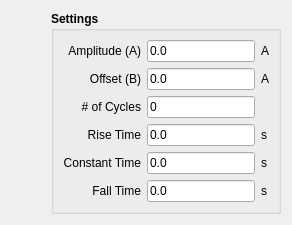
            <widget class="QWidget" name="tab_trapezoidal">
             <attribute name="title">
              <string>Trapezoidal</string>
             </attribute>
             <layout class="QGridLayout" name="gridLayout_20">
              <item row="0" column="1">
               <widget class="QGroupBox" name="groupBox_22">
                <property name="font">
                 <font>
                  <weight>75</weight>
                  <bold>true</bold>
                 </font>
                </property>
                <property name="title">
                 <string>Settings</string>
                </property>
                <layout class="QGridLayout" name="gridLayout_19">
                 <item row="0" column="0" colspan="2">
                  <widget class="QLabel" name="label_98">
                   <property name="font">
                    <font>
                     <weight>50</weight>
                     <bold>false</bold>
                    </font>
                   </property>
                   <property name="text">
                    <string>Amplitude (A)</string>
                   </property>
                   <property name="alignment">
                    <set>Qt::AlignRight|Qt::AlignTrailing|Qt::AlignVCenter</set>
                   </property>
                  </widget>
                 </item>
                 <item row="0" column="2">
                  <widget class="QLineEdit" name="le_trapezoidal_amplitude">
                   <property name="minimumSize">
                    <size>
                     <width>60</width>
                     <height>0</height>
                    </size>
                   </property>
                   <property name="font">
                    <font>
                     <weight>50</weight>
                     <bold>false</bold>
                    </font>
                   </property>
                   <property name="text">
                    <string>0.0</string>
                   </property>
                  </widget>
                 </item>
                 <item row="1" column="3">
                  <widget class="QLabel" name="label_130">
                   <property name="font">
                    <font>
                     <weight>50</weight>
                     <bold>false</bold>
                    </font>
                   </property>
                   <property name="text">
                    <string>A</string>
                   </property>
                  </widget>
                 </item>
                 <item row="1" column="2">
                  <widget class="QLineEdit" name="le_trapezoidal_offset">
                   <property name="minimumSize">
                    <size>
                     <width>60</width>
                     <height>0</height>
                    </size>
                   </property>
                   <property name="font">
                    <font>
                     <weight>50</weight>
                     <bold>false</bold>
                    </font>
                   </property>
                   <property name="text">
                    <string>0.0</string>
                   </property>
                  </widget>
                 </item>
                 <item row="0" column="3">
                  <widget class="QLabel" name="label_102">
                   <property name="font">
                    <font>
                     <weight>50</weight>
                     <bold>false</bold>
                    </font>
                   </property>
                   <property name="text">
                    <string>A</string>
                   </property>
                  </widget>
                 </item>
                 <item row="1" column="0" colspan="2">
                  <widget class="QLabel" name="label_129">
                   <property name="font">
                    <font>
                     <weight>50</weight>
                     <bold>false</bold>
                    </font>
                   </property>
                   <property name="text">
                    <string>Offset (B)</string>
                   </property>
                   <property name="alignment">
                    <set>Qt::AlignRight|Qt::AlignTrailing|Qt::AlignVCenter</set>
                   </property>
                  </widget>
                 </item>
                 <item row="2" column="2">
                  <widget class="QLineEdit" name="le_trapezoidal_ncycles">
                   <property name="minimumSize">
                    <size>
                     <width>60</width>
                     <height>0</height>
                    </size>
                   </property>
                   <property name="font">
                    <font>
                     <weight>50</weight>
                     <bold>false</bold>
                    </font>
                   </property>
                   <property name="text">
                    <string>0</string>
                   </property>
                  </widget>
                 </item>
                 <item row="2" column="0" colspan="2">
                  <widget class="QLabel" name="label_162">
                   <property name="font">
                    <font>
                     <weight>50</weight>
                     <bold>false</bold>
                    </font>
                   </property>
                   <property name="text">
                    <string># of Cycles</string>
                   </property>
                   <property name="alignment">
                    <set>Qt::AlignRight|Qt::AlignTrailing|Qt::AlignVCenter</set>
                   </property>
                  </widget>
                 </item>
                 <item row="3" column="2">
                  <widget class="QLineEdit" name="le_trapezoidal_aux_param_0">
                   <property name="minimumSize">
                    <size>
                     <width>60</width>
                     <height>0</height>
                    </size>
                   </property>
                   <property name="font">
                    <font>
                     <weight>50</weight>
                     <bold>false</bold>
                    </font>
                   </property>
                   <property name="text">
                    <string>0.0</string>
                   </property>
                  </widget>
                 </item>
                 <item row="3" column="0" colspan="2">
                  <widget class="QLabel" name="label_99">
                   <property name="font">
                    <font>
                     <weight>50</weight>
                     <bold>false</bold>
                    </font>
                   </property>
                   <property name="text">
                    <string>Rise Time</string>
                   </property>
                   <property name="alignment">
                    <set>Qt::AlignRight|Qt::AlignTrailing|Qt::AlignVCenter</set>
                   </property>
                  </widget>
                 </item>
                 <item row="2" column="3">
                  <widget class="QLabel" name="label_165">
                   <property name="font">
                    <font>
                     <weight>50</weight>
                     <bold>false</bold>
                    </font>
                   </property>
                   <property name="text">
                    <string/>
                   </property>
                  </widget>
                 </item>
                 <item row="3" column="3">
                  <widget class="QLabel" name="label_166">
                   <property name="font">
                    <font>
                     <weight>50</weight>
                     <bold>false</bold>
                    </font>
                   </property>
                   <property name="text">
                    <string>s</string>
                   </property>
                  </widget>
                 </item>
                 <item row="4" column="3">
                  <widget class="QLabel" name="label_168">
                   <property name="font">
                    <font>
                     <weight>50</weight>
                     <bold>false</bold>
                    </font>
                   </property>
                   <property name="text">
                    <string>s</string>
                   </property>
                  </widget>
                 </item>
                 <item row="5" column="2">
                  <widget class="QLineEdit" name="le_trapezoidal_aux_param_2">
                   <property name="minimumSize">
                    <size>
                     <width>60</width>
                     <height>0</height>
                    </size>
                   </property>
                   <property name="font">
                    <font>
                     <weight>50</weight>
                     <bold>false</bold>
                    </font>
                   </property>
                   <property name="text">
                    <string>0.0</string>
                   </property>
                  </widget>
                 </item>
                 <item row="4" column="2">
                  <widget class="QLineEdit" name="le_trapezoidal_aux_param_1">
                   <property name="minimumSize">
                    <size>
                     <width>60</width>
                     <height>0</height>
                    </size>
                   </property>
                   <property name="font">
                    <font>
                     <weight>50</weight>
                     <bold>false</bold>
                    </font>
                   </property>
                   <property name="text">
                    <string>0.0</string>
                   </property>
                  </widget>
                 </item>
                 <item row="5" column="3">
                  <widget class="QLabel" name="label_169">
                   <property name="font">
                    <font>
                     <weight>50</weight>
                     <bold>false</bold>
                    </font>
                   </property>
                   <property name="text">
                    <string>s</string>
                   </property>
                  </widget>
                 </item>
                 <item row="4" column="0" colspan="2">
                  <widget class="QLabel" name="label_167">
                   <property name="font">
                    <font>
                     <weight>50</weight>
                     <bold>false</bold>
                    </font>
                   </property>
                   <property name="text">
                    <string>Constant Time</string>
                   </property>
                   <property name="alignment">
                    <set>Qt::AlignRight|Qt::AlignTrailing|Qt::AlignVCenter</set>
                   </property>
                  </widget>
                 </item>
                 <item row="5" column="1">
                  <widget class="QLabel" name="label_107">
                   <property name="font">
                    <font>
                     <weight>50</weight>
                     <bold>false</bold>
                    </font>
                   </property>
                   <property name="text">
                    <string>Fall Time</string>
                   </property>
                   <property name="alignment">
                    <set>Qt::AlignRight|Qt::AlignTrailing|Qt::AlignVCenter</set>
                   </property>
                  </widget>
                 </item>
                </layout>
               </widget>
              </item>
              <item row="0" column="0">
               <spacer name="horizontalSpacer_13">
                <property name="orientation">
                 <enum>Qt::Horizontal</enum>
                </property>
                <property name="sizeHint" stdset="0">
                 <size>
                  <width>40</width>
                  <height>20</height>
                 </size>
                </property>
               </spacer>
              </item>
             </layout>
            </widget>
